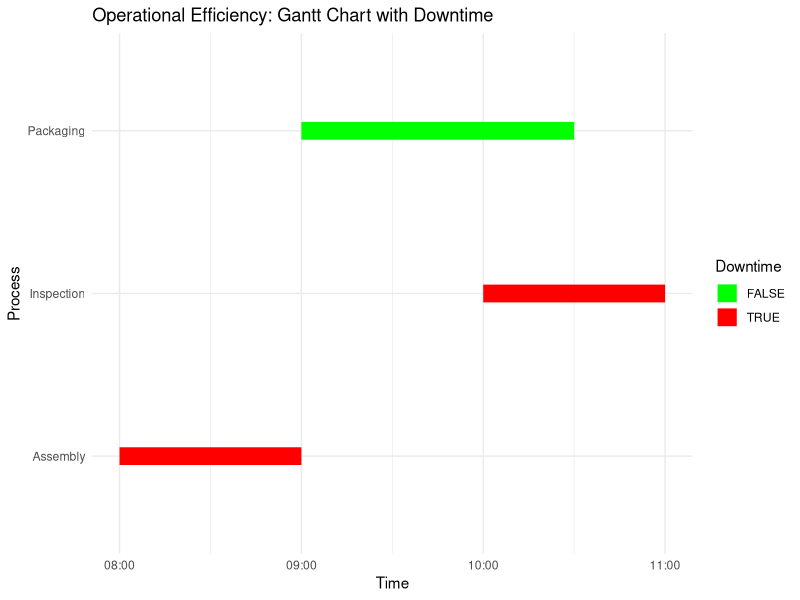

This chart was generated by the following R code:
# Install necessary package
# install.packages("ggplot2")

library(ggplot2)

# Example operational data
operations_data <- data.frame(
  Process = c("Assembly", "Packaging", "Inspection"),
  Start_Time = as.POSIXct(c("2023-01-01 08:00", "2023-01-01 09:00", "2023-01-01 10:00")),
  End_Time = as.POSIXct(c("2023-01-01 09:00", "2023-01-01 10:30", "2023-01-01 11:00")),
  Downtime = c(TRUE, FALSE, TRUE)  # Indicates downtime events
)

# Create Gantt Chart
ggplot(operations_data, aes(x = Start_Time, xend = End_Time, y = Process, yend = Process, color = Downtime)) +
  geom_segment(size = 6) +
  labs(title = "Operational Efficiency: Gantt Chart with Downtime", x = "Time", y = "Process") +
  scale_color_manual(values = c("FALSE" = "green", "TRUE" = "red")) +
  theme_minimal()
